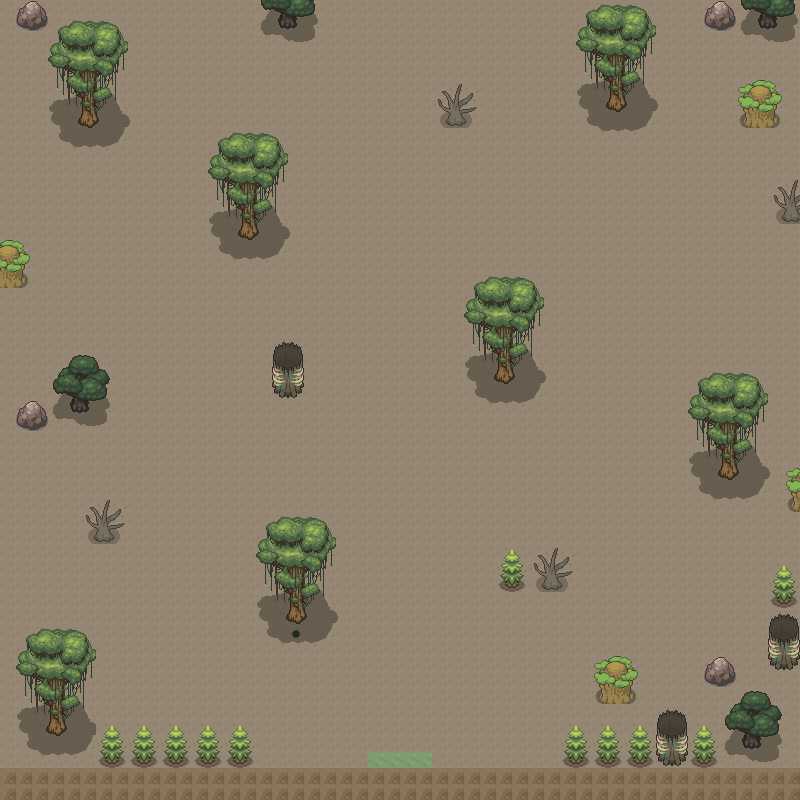

This game map was drawn from its Tiled (.tmx) file and the tilesets committed beside it. A one-line description and the trimmed map source follow:
An orthogonal 50x50 tile map with 16x16 px tiles, 6 tile layers (tile, brown, obstacles_1, obstacles_2, ...).

<map version="1.0" orientation="orthogonal" width="50" height="50" tilewidth="16" tileheight="16">
 <tileset firstgid="1" name="tileset2" tilewidth="16" tileheight="16">
  <image source="tileset/tileset2.png" trans="ff00ff" width="2048" height="2048" />
  <tile id="574">
   <properties>
    <property name="collision" value="" />
   </properties>
  </tile>
  <tile id="575">
   <properties>
    <property name="collision" value="" />
   </properties>
  </tile>
  <tile id="701">
   <properties>
    <property name="collision" value="" />
   </properties>
  </tile>
  <tile id="704">
   <properties>
    <property name="collision" value="" />
   </properties>
  </tile>
  <tile id="829">
   <properties>
    <property name="collision" value="" />
   </properties>
  </tile>
  <tile id="830">
   <properties>
    <property name="collision" value="" />
   </properties>
  </tile>
  <tile id="832">
   <properties>
    <property name="collision" value="" />
   </properties>
  </tile>
  <tile id="958">
   <properties>
    <property name="collision" value="" />
   </properties>
  </tile>
  <tile id="959">
   <properties>
    <property name="collision" value="" />
   </properties>
  </tile>
  <tile id="1180">
   <properties>
    <property name="collision" value="" />
   </properties>
  </tile>
  <tile id="1181">
   <properties>
    <property name="collision" value="" />
   </properties>
  </tile>
  <tile id="1184">
   <properties>
    <property name="collision" value="" />
   </properties>
  </tile>
  <tile id="1185">
   <properties>
    <property name="collision" value="" />
   </properties>
  </tile>
  <tile id="1186">
   <properties>
    <property name="collision" value="" />
   </properties>
  </tile>
  <tile id="1208">
   <properties>
    <property name="collision" value="" />
   </properties>
  </tile>
  <tile id="1209">
   <properties>
    <property name="collision" value="" />
   </properties>
  </tile>
  <tile id="1217">
   <properties>
    <property name="collision" value="" />
   </properties>
  </tile>
  <tile id="1235">
   <properties>
    <property name="collision" value="" />
   </properties>
  </tile>
  <tile id="1236">
   <properties>
    <property name="collision" value="" />
   </properties>
  </tile>
  <tile id="1237">
   <properties>
    <property name="collision" value="" />
   </properties>
  </tile>
  <tile id="1238">
   <properties>
    <property name="collision" value="" />
   </properties>
  </tile>
  <tile id="1239">
   <properties>
    <property name="collision" value="" />
   </properties>
  </tile>
  <tile id="1308">
   <properties>
    <property name="collision" value="" />
   </properties>
  </tile>
  <tile id="1309">
   <properties>
    <property name="collision" value="" />
   </properties>
  </tile>
  <tile id="1312">
   <properties>
    <property name="collision" value="" />
   </properties>
  </tile>
  <tile id="1314">
   <properties>
    <property name="collision" value="" />
   </properties>
  </tile>
  <tile id="1336">
   <properties>
    <property name="collision" value="" />
   </properties>
  </tile>
  <tile id="1337">
   <properties>
    <property name="collision" value="" />
   </properties>
  </tile>
  <tile id="1344">
   <properties>
    <property name="collision" value="" />
   </properties>
  </tile>
  <tile id="1345">
   <properties>
    <property name="collision" value="" />
   </properties>
  </tile>
  <tile id="1346">
   <properties>
    <property name="collision" value="" />
   </properties>
  </tile>
  <tile id="1363">
   <properties>
    <property name="collision" value="" />
   </properties>
  </tile>
  <tile id="1367">
   <properties>
    <property name="collision" value="" />
   </properties>
  </tile>
  <tile id="1436">
   <properties>
    <property name="collision" value="" />
   </properties>
  </tile>
  <tile id="1437">
   <properties>
    <property name="collision" value="" />
   </properties>
  </tile>
  <tile id="1440">
   <properties>
    <property name="collision" value="" />
   </properties>
  </tile>
  <tile id="1441">
   <properties>
    <property name="collision" value="" />
   </properties>
  </tile>
  <tile id="1442">
   <properties>
    <property name="collision" value="" />
   </properties>
  </tile>
  <tile id="1464">
   <properties>
    <property name="collision" value="" />
   </properties>
  </tile>
  <tile id="1465">
   <properties>
    <property name="collision" value="" />
   </properties>
  </tile>
  <tile id="1473">
   <properties>
    <property name="collision" value="" />
   </properties>
  </tile>
  <tile id="1491">
   <properties>
    <property name="collision" value="" />
   </properties>
  </tile>
  <tile id="1495">
   <properties>
    <property name="collision" value="" />
   </properties>
  </tile>
  <tile id="1592">
   <properties>
    <property name="collision" value="" />
   </properties>
  </tile>
  <tile id="1593">
   <properties>
    <property name="collision" value="" />
   </properties>
  </tile>
  <tile id="1620">
   <properties>
    <property name="collision" value="" />
   </properties>
  </tile>
  <tile id="1622">
   <properties>
    <property name="collision" value="" />
   </properties>
  </tile>
  <tile id="1748">
   <properties>
    <property name="collision" value="" />
   </properties>
  </tile>
  <tile id="1750">
   <properties>
    <property name="collision" value="" />
   </properties>
  </tile>
  <tile id="1877">
   <properties>
    <property name="collision" value="" />
   </properties>
  </tile>
  <tile id="1878">
   <properties>
    <property name="collision" value="" />
   </properties>
  </tile>
  <tile id="2005">
   <properties>
    <property name="collision" value="" />
   </properties>
  </tile>
  <tile id="2006">
   <properties>
    <property name="collision" value="" />
   </properties>
  </tile>
  <tile id="2692">
   <properties>
    <property name="cpoint" value="map2_2" />
   </properties>
  </tile>
  <tile id="5270">
   <properties>
    <property name="collision" value="" />
   </properties>
  </tile>
  <tile id="5271">
   <properties>
    <property name="collision" value="" />
   </properties>
  </tile>
  <tile id="5398">
   <properties>
    <property name="collision" value="" />
   </properties>
  </tile>
  <tile id="5399">
   <properties>
    <property name="collision" value="" />
   </properties>
  </tile>
 </tileset>
 <layer name="tile" width="50" height="50">
  <data>[2500 cells, 2500 non-empty, 1 distinct tile ids]</data>
 </layer>
 <layer name="brown" width="50" height="50">
  <data>[2500 cells, 100 non-empty, 1 distinct tile ids]</data>
 </layer>
 <layer name="obstacles_1" width="50" height="50">
  <data>[2500 cells, 494 non-empty, 87 distinct tile ids]</data>
 </layer>
 <layer name="obstacles_2" width="50" height="50">
  <data>[2500 cells, 43 non-empty, 13 distinct tile ids]</data>
 </layer>
 <layer name="npc" width="50" height="50">
  <data>[2500 cells, 1 non-empty, 1 distinct tile ids]</data>
 </layer>
 <layer name="cpoint" width="50" height="50">
  <data>[2500 cells, 4 non-empty, 1 distinct tile ids]</data>
 </layer>
</map>
